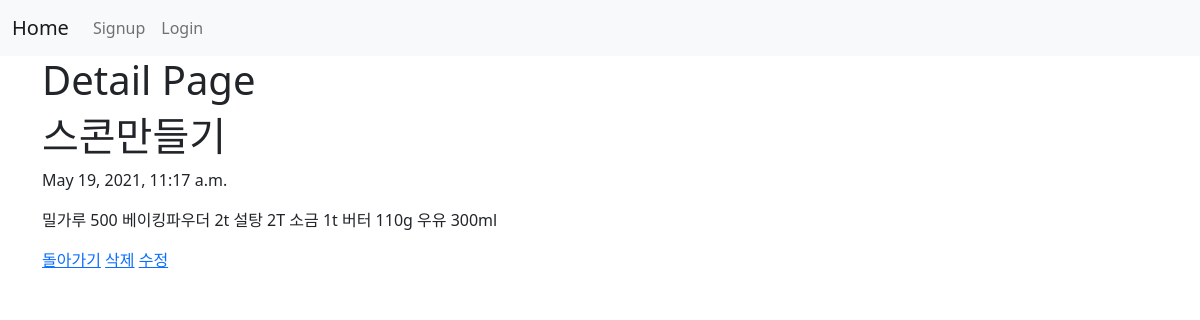
Page /blog/1/ on the committed database.
### blog/models.py (models this page shows, shortened)
class Blog(models.Model):
    title =models.CharField(max_length=200)
    pub_date = models.DateTimeField("date published")
    body = models.TextField()

### blog/views.py (the view)
# urls.py: path('<int:blog_id>/', views.detail, name = "detail"),
def detail(request, blog_id):
    blog_detail = Blog.objects.get(id = blog_id)
    return render(request, 'detail.html', {'blog':blog_detail})

### blog/templates/detail.html
{% extends 'base.html' %}
{% block content %}
    <h1>Detail Page</h1>
    <h1>{{blog.title}}</h1>
    <p>{{blog.pub_date}}</p>
    <p>{{blog.body}}</p>
    <a href="{% url 'home' %}">돌아가기</a>
    <a href="{% url 'delete' blog.id %}">삭제</a>
    <a href="{% url 'edit' blog.id %}">수정</a>
{% endblock %}

### rows in the picture
Blog: title "스콘만들기", pub_date "May 19, 2021, 11:17 a.m.", body "밀가루 500 베이킹파우더 2t 설탕 2T 소금 1t 버터 110g 우유 300ml"
